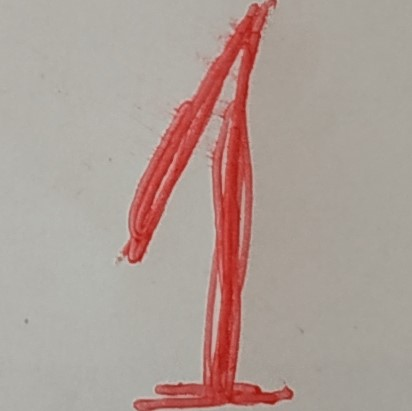
#> input picture data/test_image_Bai7(1).jpg, 412 x 411 px
$ jupyter execute --allow-errors 6451071055_LAB2_Bai7.ipynb   (shell and % lines are left out)
#> lines starting #> are read from the running program, lines starting #| are printed output that depends on the picture
# LAB2 - Bài 7 (Trang 27-31): Nhận dạng số viết tay

Đinh Nhật Huyền Nhân - 6451071055 - CQ.64.CNTT

### Chuẩn bị các thư viện cần thiết

[cell 1]
import matplotlib
import matplotlib.pyplot as plt

from sklearn import datasets, tree, metrics
from sklearn.model_selection import train_test_split

### Download dữ liệu có sẵn trong thư viện sklearn

[cell 2]
print("Đinh Nhật Huyền Nhân - 6451071055")
# The digits dataset
digits = datasets.load_digits()
print('Số mẫu:', len(digits.images), '- Kích thước mỗi ảnh:', digits.images[0].shape)

### Biểu diễn 4 mẫu dữ liệu huấn luyện tương ứng với 4 lớp 0, 1, 2, 3

[cell 3]
print("Đinh Nhật Huyền Nhân - 6451071055")
_, axes = plt.subplots(1, 4)
images_and_labels = list(zip(digits.images, digits.target))
for ax, (image, label) in zip(axes, images_and_labels[:4]):
    ax.set_axis_off()
    ax.imshow(image, cmap=plt.cm.gray_r, interpolation='nearest')
    ax.set_title('Training: %i' % label)
plt.show()
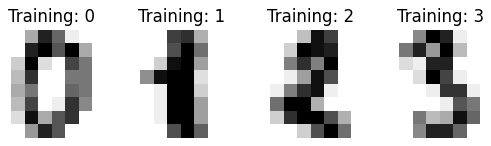
#> figure drawn by matplotlib, 4 panels

### Chuyển mỗi ảnh từ ma trận 8x8 thành ma trận 1x64

[cell 4]
print("Đinh Nhật Huyền Nhân - 6451071055")
# To apply a classifier on this data, we need to flatten the image, to
# turn the data in a (samples, feature) matrix:
n_samples = len(digits.images)
data = digits.images.reshape((n_samples, -1))
print(data.shape)

### Sử dụng thuật toán cây ID3

[cell 5]
print("Đinh Nhật Huyền Nhân - 6451071055")
# Create a classifier: a decision tree classifier
classifier = tree.DecisionTreeClassifier(criterion="entropy", random_state=33)

### Chia dữ liệu thành hai phần: huấn luyện 80%, kiểm thử 20%

[cell 6]
print("Đinh Nhật Huyền Nhân - 6451071055")
# Split data into train and test subsets
X_train, X_test, y_train, y_test = train_test_split(
    data, digits.target, test_size=0.2, shuffle=False)
print('Huấn luyện:', len(X_train), '- Kiểm thử:', len(X_test))

### Tiến hành xây dựng cây ID3

[cell 7]
print("Đinh Nhật Huyền Nhân - 6451071055")
# We learn the digits on the first part of the digits
classifier.fit(X_train, y_train)

### Dự đoán nhãn dữ liệu cho tập kiểm thử

[cell 8]
print("Đinh Nhật Huyền Nhân - 6451071055")
# Now predict the value of the digit on the second part:
predicted = classifier.predict(X_test)
print(predicted[:10])

### Biểu diễn một vài kết quả dự đoán

Tài liệu dùng `digits.images[n_samples // 2:]`, là cách chia 50/50 nên ảnh không khớp với nhãn dự đoán khi chia 80/20. Ở đây lấy đúng các ảnh của tập kiểm thử bằng `digits.images[-len(X_test):]`.

[cell 9]
print("Đinh Nhật Huyền Nhân - 6451071055")
_, axes = plt.subplots(1, 4)
images_and_predictions = list(zip(digits.images[-len(X_test):], predicted))
for ax, (image, prediction) in zip(axes, images_and_predictions[:4]):
    ax.set_axis_off()
    ax.imshow(image, cmap=plt.cm.gray_r, interpolation='nearest')
    ax.set_title('Prediction: %i' % prediction)
plt.show()
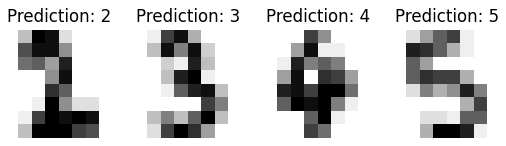
#> figure drawn by matplotlib, 4 panels

### Thông số đạt được của cây ID3

`metrics.plot_confusion_matrix` trong tài liệu đã bị xóa từ scikit-learn 1.2 nên được thay bằng `metrics.ConfusionMatrixDisplay.from_estimator`.

#> (a cell that did not finish here is left out)

### Cài đặt thư viện xử lý hình ảnh pillow và import vào

[cell 11]
from PIL import Image, ImageOps
import numpy as np

### Nhận dạng ảnh chữ số viết tay thứ nhất (test_image_Bai7(1).jpg)

[cell 12]
print("Đinh Nhật Huyền Nhân - 6451071055")
# Open image
img = Image.open('data/test_image_Bai7(1).jpg').convert("L").resize((8, 8))
# Invert image
img = ImageOps.invert(img)
# Convert to numpy array
im2arr = np.array(img)
# Show
plt.imshow(im2arr, cmap=plt.cm.gray_r, interpolation='nearest')
plt.title('Ảnh gốc: chữ số 1')
plt.show()
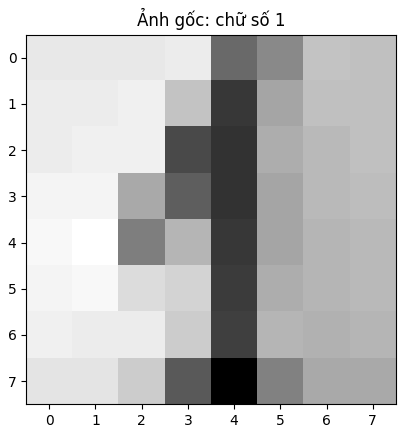
#> figure drawn by matplotlib, 1 panel

[cell 13]
print("Đinh Nhật Huyền Nhân - 6451071055")
# Change from 2d array (8x8) to 1d array (1x64)
img1d = im2arr.reshape([1, 64])
# Normalize black & white image array (ngưỡng 110)
img1d[img1d > 109] = 155
img1d[img1d < 110] = 0
print(img1d)
#| [[  0   0   0   0 155   0   0   0   0   0   0   0 155   0   0   0   0   0
#|     0 155 155   0   0   0   0   0   0 155 155   0   0   0   0   0   0   0
#|   155   0   0   0   0   0   0   0 155   0   0   0   0   0   0   0 155   0
#|     0   0   0   0   0 155 155   0   0   0]]

# After normalize
plt.imshow(im2arr, cmap=plt.cm.gray_r, interpolation='nearest')
plt.show()
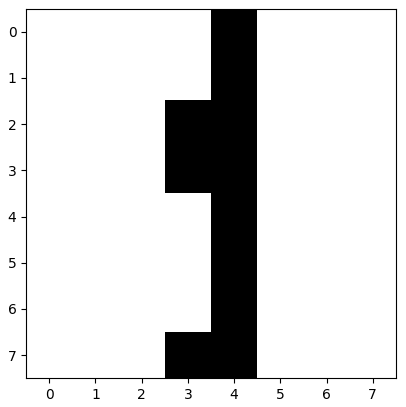
#> figure drawn by matplotlib, 1 panel

[cell 14]
print("Đinh Nhật Huyền Nhân - 6451071055")
# Predict label of number
y_pred = classifier.predict(img1d)
#> y_pred = [1]
print('Chữ số thực tế: 1 - Mô hình dự đoán:', y_pred)
#| Chữ số thực tế: 1 - Mô hình dự đoán: [1]

### Nhận dạng ảnh chữ số viết tay thứ hai (test_image_Bai7.jpg)

[cell 15]
print("Đinh Nhật Huyền Nhân - 6451071055")
# Open image
img = Image.open('data/test_image_Bai7.jpg').convert("L").resize((8, 8))
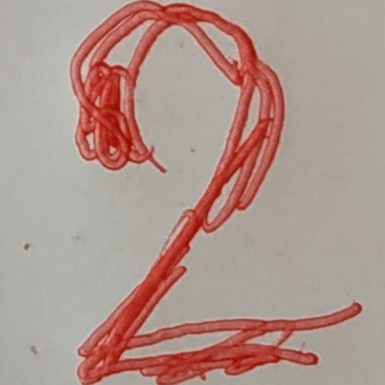
#> input picture data/test_image_Bai7.jpg, 385 x 385 px
# Invert image
img = ImageOps.invert(img)
# Convert to numpy array
im2arr = np.array(img)
# Show
plt.imshow(im2arr, cmap=plt.cm.gray_r, interpolation='nearest')
plt.title('Ảnh gốc: chữ số 2')
plt.show()
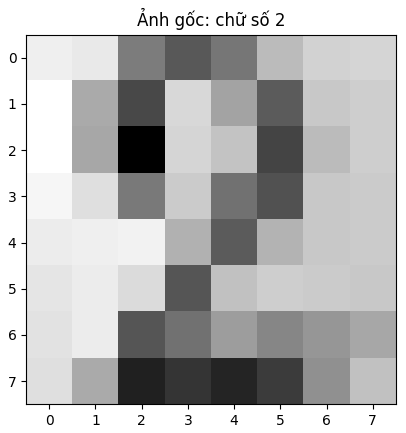
#> figure drawn by matplotlib, 1 panel

[cell 16]
print("Đinh Nhật Huyền Nhân - 6451071055")
# Change from 2d array (8x8) to 1d array (1x64)
img1d = im2arr.reshape([1, 64])
# Normalize black & white image array (ngưỡng 110)
img1d[img1d > 109] = 155
img1d[img1d < 110] = 0
print(img1d)
#| [[  0   0 155 155 155   0   0   0   0   0 155   0   0 155   0   0   0   0
#|   155   0   0 155   0   0   0   0 155   0 155 155   0   0   0   0   0   0
#|   155   0   0   0   0   0   0 155   0   0   0   0   0   0 155 155   0 155
#|     0   0   0   0 155 155 155 155   0   0]]

# After normalize
plt.imshow(im2arr, cmap=plt.cm.gray_r, interpolation='nearest')
plt.show()
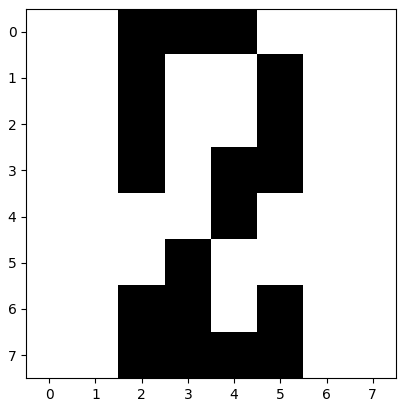
#> figure drawn by matplotlib, 1 panel

[cell 17]
print("Đinh Nhật Huyền Nhân - 6451071055")
# Predict label of number
y_pred = classifier.predict(img1d)
#> y_pred = [2]
print('Chữ số thực tế: 2 - Mô hình dự đoán:', y_pred)
#| Chữ số thực tế: 2 - Mô hình dự đoán: [2]

### Kiểm tra độ nhạy của kết quả với ngưỡng phân biệt đen, trắng

[cell 18]
print("Đinh Nhật Huyền Nhân - 6451071055")
for path, truth in [('data/test_image_Bai7(1).jpg', 1), ('data/test_image_Bai7.jpg', 2)]:
    gray = np.array(ImageOps.invert(Image.open(path).convert("L").resize((8, 8))))
    for threshold in [90, 100, 110, 120]:
        binary = (gray >= threshold).astype('uint8') * 155
        print(f'Chữ số {truth} - ngưỡng {threshold}: dự đoán {classifier.predict(binary.reshape([1, 64]))}')
#> this loop made 4 passes
#| Chữ số 1 - ngưỡng 90: dự đoán [1]
#| Chữ số 1 - ngưỡng 100: dự đoán [1]
#| Chữ số 1 - ngưỡng 110: dự đoán [1]
#| Chữ số 1 - ngưỡng 120: dự đoán [1]
